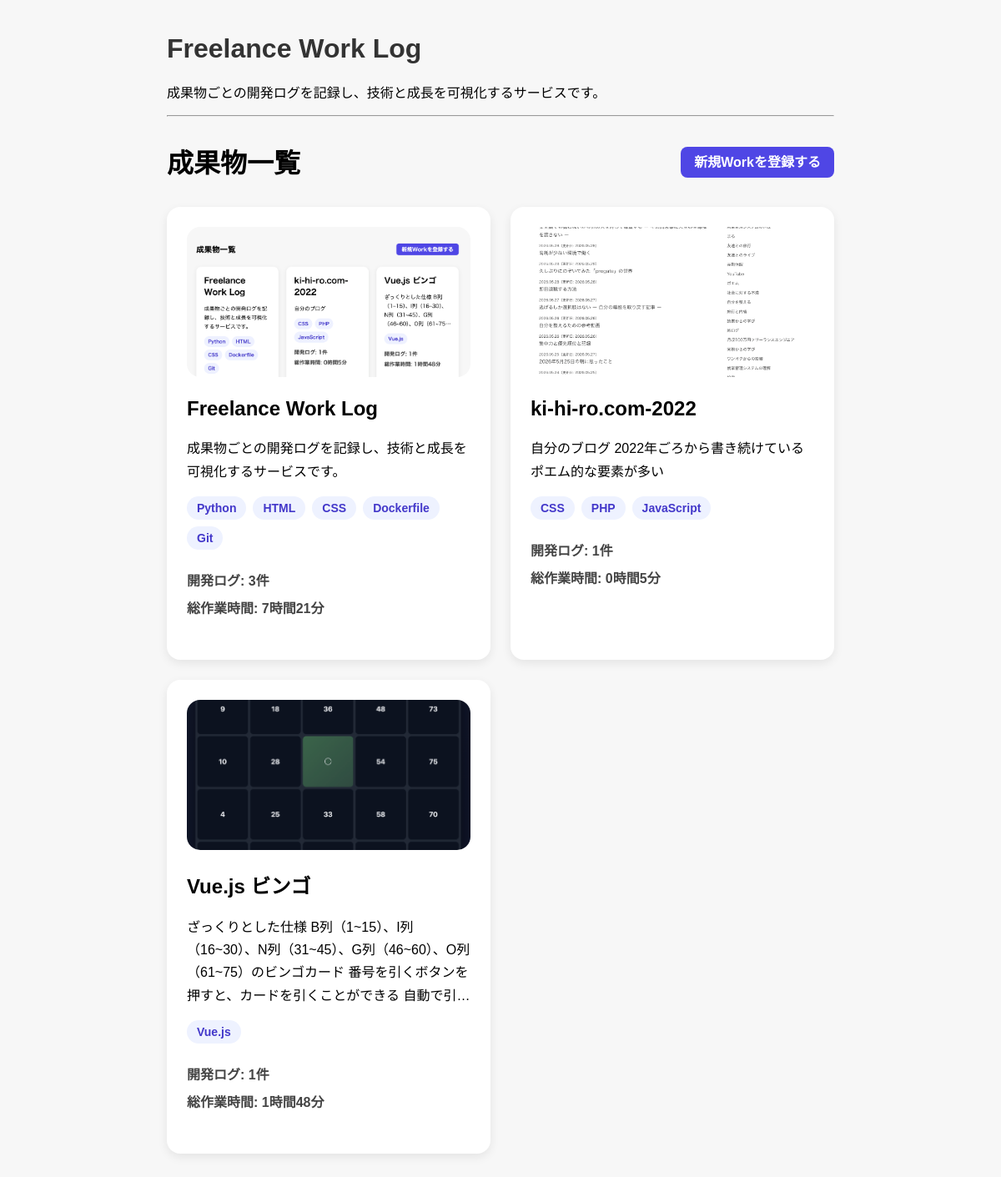
Page /works-page on the earlier database version.
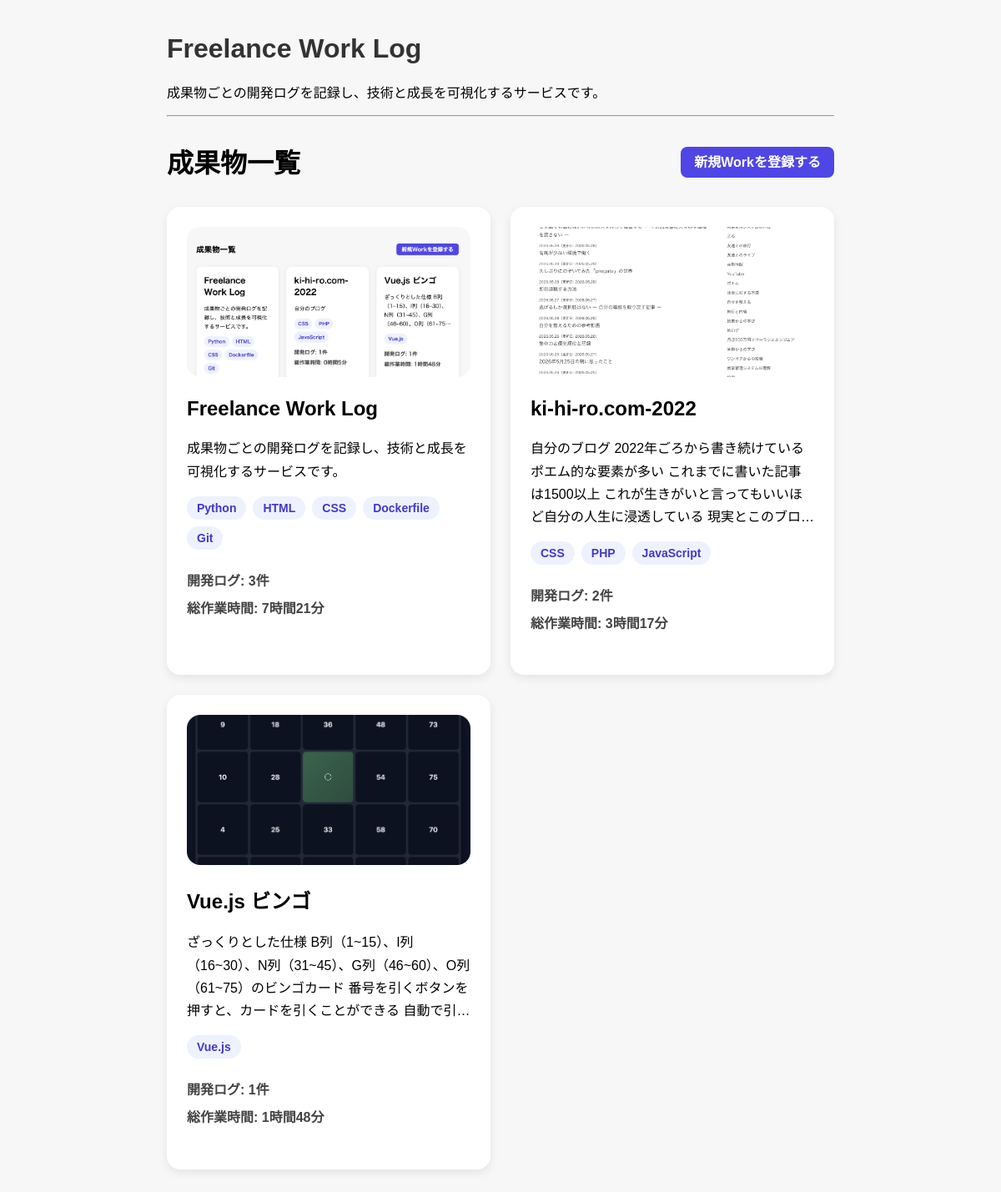
Same page on the later database version.
### app/models.py (models this page shows)
class Work(Base):
    __tablename__ = "works"
    id = Column(Integer, primary_key=True, index=True)
    title = Column(String, nullable=False)
    description = Column(Text, nullable=False)
    github_url = Column(String)
    app_url = Column(String)
    tech_stack = Column(String)
    posts = relationship(
        "Post",
        back_populates="work"
    )
    image_url = Column(String)
    created_at = Column(DateTime, default=datetime.now)

### app/main.py (the view)
@app.get("/works-page")
def works_page(request: Request, db: Session = Depends(get_db)):
    works = db.query(models.Work).all()
    for work in works:
        posts = (
            db.query(models.Post)
            .filter(models.Post.work_id == work.id)
            .all()
        )
        work.post_count = len(posts)
        total_minutes = sum(
            post.work_time_minutes
            for post in posts
        )
        work.total_minutes = total_minutes
        work.total_hours = total_minutes // 60
        work.remaining_minutes = total_minutes % 60
    return templates.TemplateResponse(
        request,
        "works.html",
        {"works": works}
    )

### app/templates/works.html
{% extends "base.html" %}
{% block content %}
  <div class="section-header">
      <h2 class="section-title">
        成果物一覧
      </h2>
      <nav>
          <a href="/works-page/new">新規Workを登録する</a>
      </nav>
  </div>
  <div class="work-grid">
    {% for work in works %}
      <a href="/works-page/{{ work.id }}" class="work-card">
        {% if work.image_url %}
          <img src="{{ work.image_url }}" class="work-thumbnail">
        {% endif %}
        <h2>{{ work.title }}</h2>
        <p class="work-description">{{ work.description }}</p>
        <div class="tech-tags">
            {% for tech in work.tech_stack.split(",") %}
                <span class="tech-tag">
                    {{ tech.strip() }}
                </span>
            {% endfor %}
        </div>
        <div class="work-stats">
          <p><strong>開発ログ:</strong> {{ work.post_count }}件</p>
          <p><strong>総作業時間:</strong> {{ work.total_hours }}時間{{ work.remaining_minutes }}分</p>
        </div>
      </a>
    {% endfor %}
  </div>
{% endblock %}

### app/templates/base.html (shortened to what this page needs)
<!DOCTYPE html>
<html lang="ja">
<head>
  <link rel="stylesheet" href="/static/style.css">
</head>
<body>
  <header class="site-header">
    <h1>Freelance Work Log</h1>
    <p>成果物ごとの開発ログを記録し、技術と成長を可視化するサービスです。</p>
    <hr>
  </header>
  <main>
    {% block content %}
    {% endblock %}
  </main>
</body>
</html>

### app/static/style.css (style rules this page uses)
body { font-family: sans-serif; max-width: 800px; margin: 40px auto; padding: 0 20px; background: #f7f7f7; }
h1 { color: #333; }
.work-description { display: -webkit-box; -webkit-line-clamp: 4; -webkit-box-orient: vertical; overflow: hidden; }
.work-grid { display: grid; grid-template-columns: repeat(2, 1fr); gap: 24px; }
.section-header { display: flex; justify-content: space-between; align-items: center; margin-bottom: 31px; margin-top: 30px; }
.section-header h2 { margin: 0; }
.section-header nav a { background: #4f46e5; color: white; text-decoration: none; padding: 10px 16px; border-radius: 8px; font-weight: bold; }
.work-card { background: white; border-radius: 16px; padding: 24px; box-shadow: 0 4px 12px rgba(0,0,0,0.08); min-height: 399px; text-decoration: none; color: inherit; transition: all 0.2s ease; }
.work-card h2 { margin-top: 0; font-size: 24px; }
.work-card p { line-height: 1.7; }
.tech-tags { display: flex; flex-wrap: wrap; gap: 8px; margin: 16px 0; }
.tech-tag { background: #eef2ff; color: #4338ca; padding: 6px 12px; border-radius: 999px; font-size: 14px; font-weight: 600; }
.work-stats { margin: 16px 0 24px; }
.work-stats p { margin: 4px 0; font-weight: 600; color: #444; }
.work-thumbnail { width: 100%; height: 180px; object-fit: cover; border-radius: 16px; margin-bottom: 20px; }
.work-stats { margin: 24px 0; }
.work-stats p { margin: 6px 0; font-weight: 600; }
.section-title { font-size: 2rem; font-weight: 700; margin-top: 32px; margin-bottom: 16px; }
.section-header { display: flex; justify-content: space-between; align-items: center; margin-bottom: 32px; }

Differences in the rows shown:
changed Work: description "自分のブログ 2022年ごろから書き続けている ポエム的な要素が多い" → "自分のブログ 2022年ごろから書き続けている ポエム的な要素が多い これまでに書いた記事は1500以上…"; post_count "1" → "2"; total_hours "0" → "3"; remaining_minutes "5" → "17"
